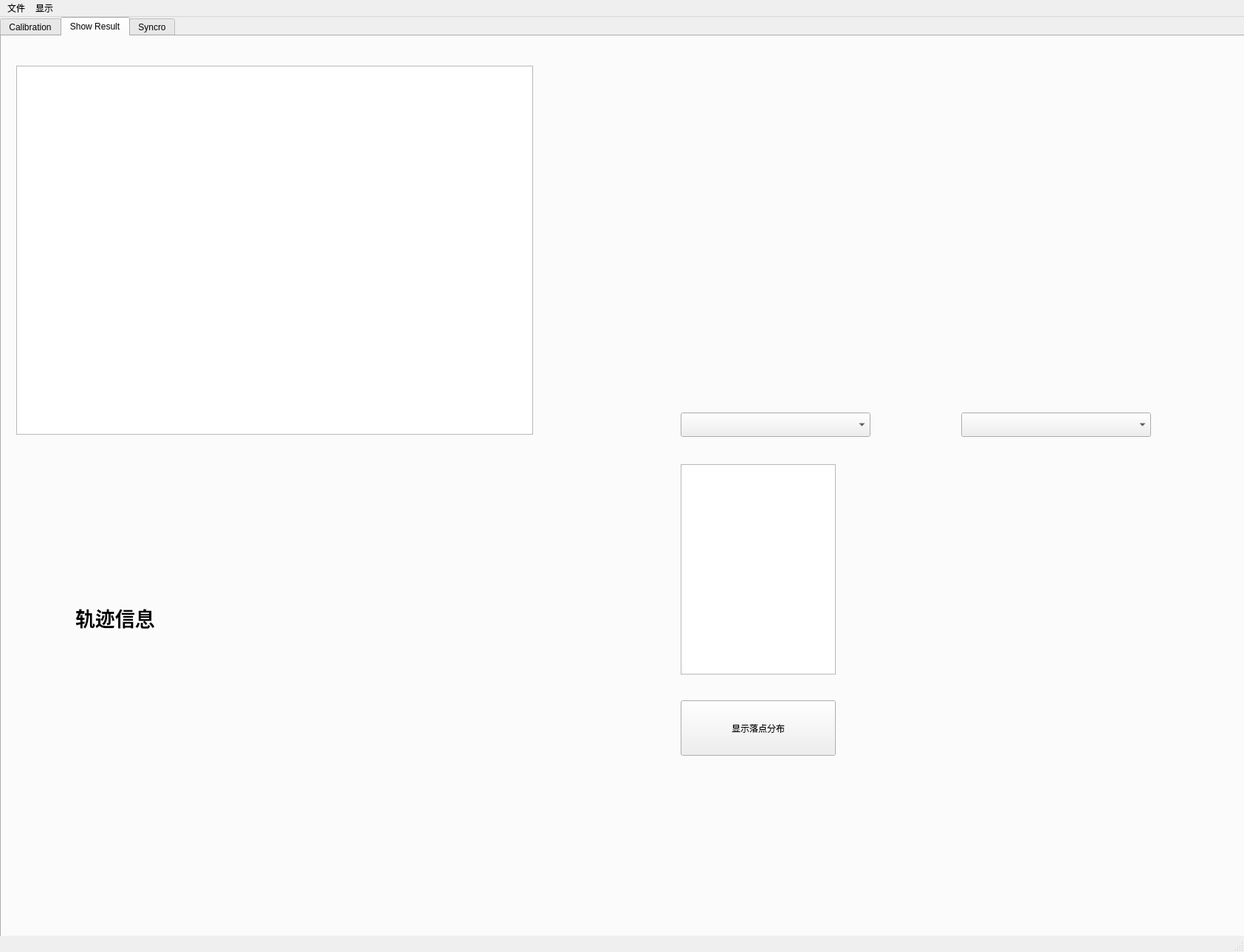
<?xml version="1.0" encoding="UTF-8"?>
<ui version="4.0">
 <class>NumberButton</class>
 <widget class="QMainWindow" name="NumberButton">
  <property name="geometry">
   <rect>
    <x>0</x>
    <y>0</y>
    <width>1685</width>
    <height>1290</height>
   </rect>
  </property>
  <property name="windowTitle">
   <string>羽毛球测速软件</string>
  </property>
  <widget class="QWidget" name="centralwidget">
   <widget class="QLabel" name="track_label">
    <property name="geometry">
     <rect>
      <x>210</x>
      <y>490</y>
      <width>81</width>
      <height>51</height>
     </rect>
    </property>
    <property name="text">
     <string/>
    </property>
   </widget>
   <widget class="QTabWidget" name="tabWidget">
    <property name="geometry">
     <rect>
      <x>0</x>
      <y>0</y>
      <width>2000</width>
      <height>1500</height>
     </rect>
    </property>
    <property name="currentIndex">
     <number>1</number>
    </property>
    <widget class="QWidget" name="tab_calibration">
     <attribute name="title">
      <string>Calibration</string>
     </attribute>
     <widget class="QLabel" name="img_label">
      <property name="geometry">
       <rect>
        <x>10</x>
        <y>10</y>
        <width>960</width>
        <height>540</height>
       </rect>
      </property>
      <property name="baseSize">
       <size>
        <width>1920</width>
        <height>1080</height>
       </size>
      </property>
      <property name="text">
       <string/>
      </property>
      <property name="scaledContents">
       <bool>true</bool>
      </property>
     </widget>
     <widget class="QPushButton" name="calibration_button">
      <property name="geometry">
       <rect>
        <x>460</x>
        <y>570</y>
        <width>101</width>
        <height>31</height>
       </rect>
      </property>
      <property name="text">
       <string>Calibration</string>
      </property>
     </widget>
    </widget>
    <widget class="QWidget" name="tab_showresult">
     <attribute name="title">
      <string>Show Result</string>
     </attribute>
     <widget class="GLViewWidget" name="w">
      <property name="geometry">
       <rect>
        <x>20</x>
        <y>40</y>
        <width>700</width>
        <height>500</height>
       </rect>
      </property>
     </widget>
     <widget class="QLabel" name="track_name">
      <property name="geometry">
       <rect>
        <x>100</x>
        <y>720</y>
        <width>630</width>
        <height>135</height>
       </rect>
      </property>
      <property name="font">
       <font>
        <family>Calibri</family>
        <pointsize>20</pointsize>
        <weight>75</weight>
        <bold>true</bold>
       </font>
      </property>
      <property name="text">
       <string>轨迹信息</string>
      </property>
     </widget>
     <widget class="QPushButton" name="show_court_2">
      <property name="geometry">
       <rect>
        <x>920</x>
        <y>900</y>
        <width>210</width>
        <height>75</height>
       </rect>
      </property>
      <property name="text">
       <string>显示落点分布</string>
      </property>
     </widget>
     <widget class="QLabel" name="video_label_2">
      <property name="geometry">
       <rect>
        <x>870</x>
        <y>50</y>
        <width>720</width>
        <height>405</height>
       </rect>
      </property>
      <property name="baseSize">
       <size>
        <width>1920</width>
        <height>1080</height>
       </size>
      </property>
      <property name="text">
       <string/>
      </property>
      <property name="scaledContents">
       <bool>true</bool>
      </property>
     </widget>
     <widget class="QComboBox" name="player_comboBox">
      <property name="geometry">
       <rect>
        <x>920</x>
        <y>510</y>
        <width>257</width>
        <height>33</height>
       </rect>
      </property>
     </widget>
     <widget class="QComboBox" name="type_comboBox">
      <property name="geometry">
       <rect>
        <x>1300</x>
        <y>510</y>
        <width>257</width>
        <height>33</height>
       </rect>
      </property>
     </widget>
     <widget class="QListWidget" name="track_listWidget">
      <property name="geometry">
       <rect>
        <x>920</x>
        <y>580</y>
        <width>210</width>
        <height>285</height>
       </rect>
      </property>
     </widget>
     <widget class="MplWidget" name="plt_widget" native="true">
      <property name="geometry">
       <rect>
        <x>1150</x>
        <y>590</y>
        <width>411</width>
        <height>381</height>
       </rect>
      </property>
     </widget>
    </widget>
    <widget class="QWidget" name="tab">
     <attribute name="title">
      <string>Syncro</string>
     </attribute>
     <widget class="QLabel" name="video_label">
      <property name="geometry">
       <rect>
        <x>10</x>
        <y>10</y>
        <width>960</width>
        <height>540</height>
       </rect>
      </property>
      <property name="baseSize">
       <size>
        <width>1920</width>
        <height>1080</height>
       </size>
      </property>
      <property name="text">
       <string/>
      </property>
      <property name="scaledContents">
       <bool>true</bool>
      </property>
     </widget>
     <widget class="QPushButton" name="nextframe_button">
      <property name="geometry">
       <rect>
        <x>570</x>
        <y>590</y>
        <width>75</width>
        <height>23</height>
       </rect>
      </property>
      <property name="text">
       <string>Next</string>
      </property>
     </widget>
     <widget class="QPushButton" name="thisframe_button">
      <property name="geometry">
       <rect>
        <x>445</x>
        <y>630</y>
        <width>75</width>
        <height>23</height>
       </rect>
      </property>
      <property name="text">
       <string>OK</string>
      </property>
     </widget>
     <widget class="QPushButton" name="prevframe_button">
      <property name="geometry">
       <rect>
        <x>320</x>
        <y>590</y>
        <width>75</width>
        <height>23</height>
       </rect>
      </property>
      <property name="text">
       <string>Prev</string>
      </property>
     </widget>
     <widget class="QSlider" name="FrameSlider">
      <property name="geometry">
       <rect>
        <x>400</x>
        <y>590</y>
        <width>160</width>
        <height>22</height>
       </rect>
      </property>
      <property name="orientation">
       <enum>Qt::Horizontal</enum>
      </property>
     </widget>
    </widget>
   </widget>
  </widget>
  <widget class="QMenuBar" name="menubar">
   <property name="geometry">
    <rect>
     <x>0</x>
     <y>0</y>
     <width>1685</width>
     <height>23</height>
    </rect>
   </property>
   <widget class="QMenu" name="menu">
    <property name="title">
     <string>文件</string>
    </property>
    <addaction name="actionopen_file"/>
   </widget>
   <widget class="QMenu" name="menu_2">
    <property name="title">
     <string>显示</string>
    </property>
    <addaction name="openanalyse_file"/>
   </widget>
   <addaction name="menu"/>
   <addaction name="menu_2"/>
  </widget>
  <widget class="QStatusBar" name="statusbar"/>
  <action name="actionopen_file">
   <property name="text">
    <string>打开文件</string>
   </property>
  </action>
  <action name="openanalyse_file">
   <property name="text">
    <string>选择分析视频</string>
   </property>
  </action>
 </widget>
 <customwidgets>
  <customwidget>
   <class>GLViewWidget</class>
   <extends>QGraphicsView</extends>
   <header>pyqtgraph.opengl</header>
  </customwidget>
  <customwidget>
   <class>MplWidget</class>
   <extends>QWidget</extends>
   <header>mplwidget.h</header>
   <container>1</container>
  </customwidget>
 </customwidgets>
 <resources/>
 <connections>
  <connection>
   <sender>actionopen_file</sender>
   <signal>triggered()</signal>
   <receiver>NumberButton</receiver>
   <slot>select_path()</slot>
   <hints>
    <hint type="sourcelabel">
     <x>-1</x>
     <y>-1</y>
    </hint>
    <hint type="destinationlabel">
     <x>398</x>
     <y>299</y>
    </hint>
   </hints>
  </connection>
  <connection>
   <sender>calibration_button</sender>
   <signal>clicked()</signal>
   <receiver>NumberButton</receiver>
   <slot>push_calibration()</slot>
   <hints>
    <hint type="sourcelabel">
     <x>462</x>
     <y>614</y>
    </hint>
    <hint type="destinationlabel">
     <x>264</x>
     <y>0</y>
    </hint>
   </hints>
  </connection>
  <connection>
   <sender>prevframe_button</sender>
   <signal>clicked()</signal>
   <receiver>NumberButton</receiver>
   <slot>push_prevframe()</slot>
   <hints>
    <hint type="sourcelabel">
     <x>368</x>
     <y>644</y>
    </hint>
    <hint type="destinationlabel">
     <x>446</x>
     <y>0</y>
    </hint>
   </hints>
  </connection>
  <connection>
   <sender>nextframe_button</sender>
   <signal>clicked()</signal>
   <receiver>NumberButton</receiver>
   <slot>push_nextframe()</slot>
   <hints>
    <hint type="sourcelabel">
     <x>615</x>
     <y>645</y>
    </hint>
    <hint type="destinationlabel">
     <x>568</x>
     <y>0</y>
    </hint>
   </hints>
  </connection>
  <connection>
   <sender>thisframe_button</sender>
   <signal>clicked()</signal>
   <receiver>NumberButton</receiver>
   <slot>push_thisframe()</slot>
   <hints>
    <hint type="sourcelabel">
     <x>485</x>
     <y>686</y>
    </hint>
    <hint type="destinationlabel">
     <x>325</x>
     <y>0</y>
    </hint>
   </hints>
  </connection>
  <connection>
   <sender>FrameSlider</sender>
   <signal>valueChanged(int)</signal>
   <receiver>NumberButton</receiver>
   <slot>change_value()</slot>
   <hints>
    <hint type="sourcelabel">
     <x>439</x>
     <y>645</y>
    </hint>
    <hint type="destinationlabel">
     <x>241</x>
     <y>0</y>
    </hint>
   </hints>
  </connection>
  <connection>
   <sender>show_court_2</sender>
   <signal>clicked()</signal>
   <receiver>NumberButton</receiver>
   <slot>show_droppoint()</slot>
   <hints>
    <hint type="sourcelabel">
     <x>206</x>
     <y>684</y>
    </hint>
    <hint type="destinationlabel">
     <x>362</x>
     <y>0</y>
    </hint>
   </hints>
  </connection>
  <connection>
   <sender>track_listWidget</sender>
   <signal>itemDoubleClicked(QListWidgetItem*)</signal>
   <receiver>NumberButton</receiver>
   <slot>click_list()</slot>
   <hints>
    <hint type="sourcelabel">
     <x>882</x>
     <y>745</y>
    </hint>
    <hint type="destinationlabel">
     <x>443</x>
     <y>798</y>
    </hint>
   </hints>
  </connection>
  <connection>
   <sender>openanalyse_file</sender>
   <signal>triggered()</signal>
   <receiver>NumberButton</receiver>
   <slot>videoprossing()</slot>
   <hints>
    <hint type="sourcelabel">
     <x>-1</x>
     <y>-1</y>
    </hint>
    <hint type="destinationlabel">
     <x>573</x>
     <y>410</y>
    </hint>
   </hints>
  </connection>
 </connections>
 <slots>
  <slot>select_path()</slot>
  <slot>show_image_slider()</slot>
  <slot>next()</slot>
  <slot>choice_frame_by_number()</slot>
  <slot>push_calibration()</slot>
  <slot>show_badminton_court()</slot>
  <slot>push_prevframe()</slot>
  <slot>push_nextframe()</slot>
  <slot>push_thisframe()</slot>
  <slot>change_value()</slot>
  <slot>show_badminton_track()</slot>
  <slot>show_droppoint()</slot>
  <slot>videoprossing()</slot>
  <slot>click_list()</slot>
  <slot>select()</slot>
 </slots>
</ui>
